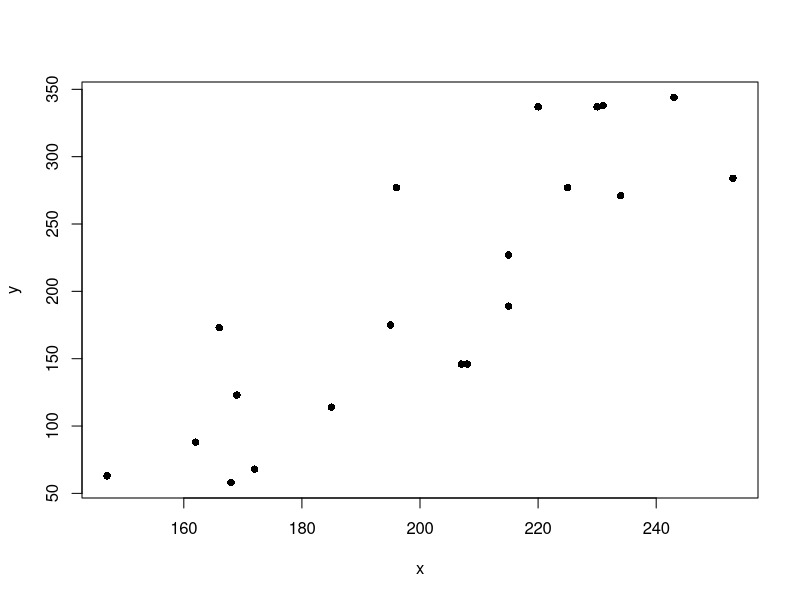
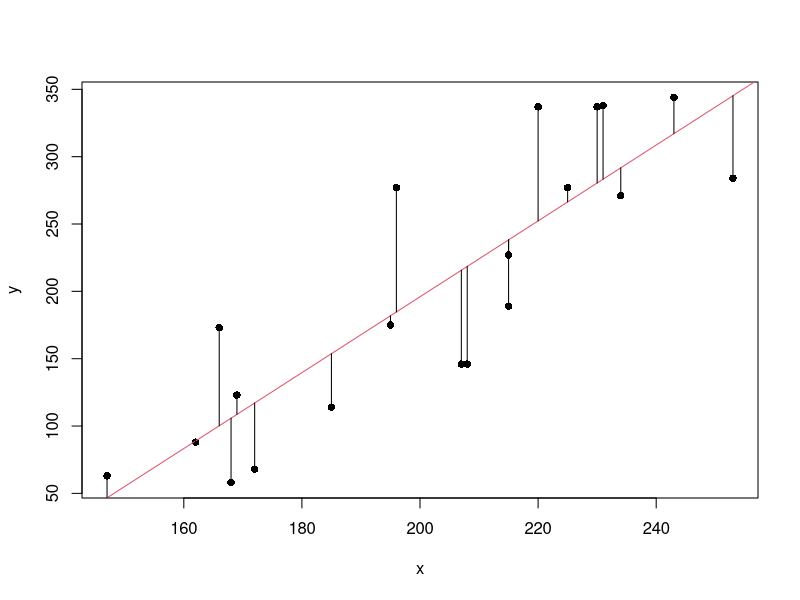

Write the R code that produced these figures, in order. (Note: this script raises an error after producing the figures.)
## ---- chunk 1
# Production time
y <- c(175, 189, 344, 88, 114, 338, 271, 173, 284, 277, 337, 58, 146,
       277, 123, 227, 63, 337, 146, 68)

# Number of units in the order
x <- c(195, 215, 243, 162, 185, 231, 234, 166, 253, 196, 220, 168, 207,
       225, 169, 215, 147, 230, 208, 172)

# Data scatterplot (pch = 16 for filled points)
plot(y ~ x, pch = 16)
## ---- chunk 2
# Fit a linear model y = beta0 + beta1 * x
reg <- lm(y ~ x)

# The result is a list with several objects
names(reg)

# The fitted coefficients beta0 (intercept) and beta1 (slope)
reg$coefficients

# The regression line with the minimized distances
plot(y ~ x, pch = 16)
abline(reg, col = 2)
segments(x0 = x, y0 = y, x1 = x, y1 = reg$fitted.values)
## ---- chunk 3
# Create the design matrix
X <- cbind(1, x)

# The analytical solution
betahat <- solve(t(X) %*% X) %*% t(X) %*% y
betahat

# Minimal RSS
sum((y - X %*% betahat)^2)
## ---- chunk 4
# Define input
inputPanel(

  sliderInput("beta0", label = "Intercept:",
              min = -500, max = 300,
              value = reg$coefficients[1] + 600, step = 5),
  sliderInput("beta1", label = "Slope:",
              min = -3, max = 8, value = 0, step = 0.01)

)

# Create plot
renderPlot({
  plot(y ~ x, main =
         paste("RSS:", round(sum((input$beta0 + input$beta1 * x - y)^2), 1)),
       pch = 16, xlim = c(100, 300), ylim = c(0, 400))
  abline(a = input$beta0, b = input$beta1, col = 2)
  segments(x0 = x, y0 = y, x1 = x, y1 = input$beta0 + input$beta1 * x)
})
## ---- chunk 5
# Summary of the fit
summary(reg)
## ---- chunk 6
# Point in which we want a prediction for y
newx <- data.frame(x = 200)

# Prediction with 95% confidence interval
predict(reg, newdata = newx, interval = "prediction", level = 0.95)

# The same prediction
reg$coefficients %*% c(1, 200)
## ---- chunk 7
# Fixed design
xf <- seq(0, 1, l = 50)

# Errors with different variance
set.seed(123456)
eps1 <- rnorm(50, sd = 0.1)
eps2 <- rnorm(50, sd = 1)

# Responses generated following a linear model
y1 <- 1 + 2 * xf + eps1
y2 <- 1 + 2 * xf + eps2

# Fits
reg1 <- lm(y1 ~ xf)
reg2 <- lm(y2 ~ xf)

# R^2 depends on the error variance
summary(reg1)
summary(reg2)

# Plot
par(mfrow = c(1, 2))
plot(y1 ~ xf, pch = 16, ylim = c(-1, 5))
abline(a = 1, b = 2, col = 2)
abline(a = reg1$coefficients[1], b = reg1$coefficients[2], col = 3)
plot(y2 ~ xf, pch = 16, ylim = c(-1, 5))
abline(a = 1, b = 2, col = 2)
abline(a = reg2$coefficients[1], b = reg2$coefficients[2], col = 3)
## ---- chunk 8
# Create data that:
# 1) does NOT follow a linear model
# 2) the error is heteroskedastic
xf <- seq(0.15, 1, l = 100)
y3 <- 0.2 * sin(2 * pi * xf) + rnorm(n = 100, sd = 0.1 * xf^2)

# Great R^2!?
reg3 <- lm(y3 ~ xf)
summary(reg3)

# But predicting is obviously problematic
plot(y3 ~ xf, pch = 16)
lines(0.2 * sin(2 * pi * xf) ~ xf, col = 2)
abline(reg3, col = 3)
